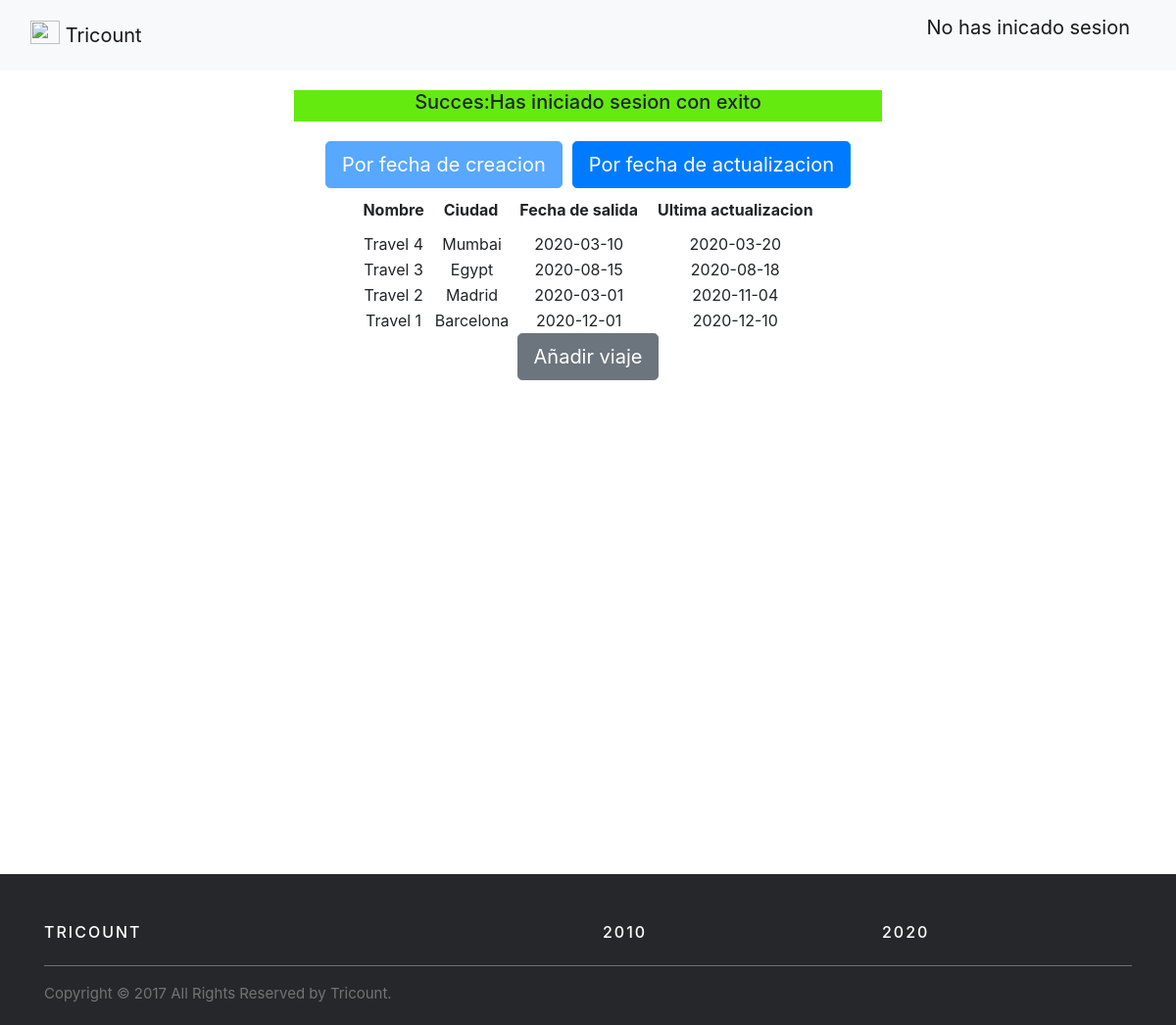
/common/home.php, run on the app's committed database.
### tables this page shows
CREATE TABLE `TRAVELS` (
`id` int(3) PRIMARY KEY AUTO_INCREMENT
, `name` varchar(30) NOT NULL
, `depart` varchar(30) NOT NULL
, `arrival` varchar(30) NOT NULL
, `depart_date` date NOT NULL
, `arrival_date` date NOT NULL
);

### common/home.php (the view, shortened to what this page needs)
<?php
    $dbconection = connectToDatabase();
?>
<!DOCTYPE html>
<html lang="en">
<head>
    <link rel="stylesheet" href="../style/home.css">
    <link rel="stylesheet" href="../style/main.css">
    <link rel="stylesheet" href="https://cdn.jsdelivr.net/npm/bootstrap@4.5.3/dist/css/bootstrap.min.css">
</head>
<body>
    <?php require("header.php");?>
    <div class="minheight">
        <div id="warningSpace" class="d-flex justify-content-center buttons text-center">
        </div>
        <div class="d-flex justify-content-center buttons">
            <button type="button" class="btn btn-primary btn-lg sortCreate" disabled="true">Por fecha de creacion</a>
            <button type="button" class="btn btn-primary btn-lg sortUpdate">Por fecha de actualizacion</a>
        </div>
        <div class="d-flex justify-content-center">
           <?php
                $creacionQuery = $dbconection->prepare('SELECT name,depart,arrival,depart_date,arrival_date FROM tricount.travels order by depart_date;');
                $creacionQuery->execute();
                $creacionQuery=$creacionQuery->fetchAll();
           ?>
        <table id=updateTable>
            <?php
                $actualizacionQuery = $dbconection->prepare('SELECT name,depart,arrival,depart_date,arrival_date FROM tricount.travels order by arrival_date;');
                $actualizacionQuery->execute();
                $actualizacionQuery=$actualizacionQuery->fetchAll();
                echo "<tr>";
                echo "  <th> Nombre  </th>";
                echo "  <th> Ciudad </th>";
                echo "  <th> Fecha de salida </th>";
                echo "  <th> Ultima actualizacion </th>";
                echo "</tr>";
                foreach ($actualizacionQuery as $viaje){
                    echo "<tr>";
                    echo "  <td> ". $viaje['name'] ."  </td>";
                    echo "  <td> ". $viaje['depart'] ."  </td>";
                    echo "  <td> ". $viaje['depart_date'] ."  </td>";
                    echo "  <td> ". $viaje['arrival_date'] ."  </td>";
                    echo "</tr>";
                }
           ?>
        </table>
        </div>
        <div class="d-flex justify-content-center">
            <a href="../src/invitations.html" type="button" class="btn btn-secondary btn-lg">Añadir viaje</a>
        </div>
    </div>
</body>
</html>

### common/header.php (shortened to what this page needs)
<!DOCTYPE html>
<html lang="en">
<head>
</head>
<header>
		<link rel="stylesheet" href="../style/home.css">
        <link rel="stylesheet" href="https://cdn.jsdelivr.net/npm/bootstrap@4.5.3/dist/css/bootstrap.min.css">
		<nav class="navbar navbar-light bg-light">
			<div class="container-fluid">
			<?php
					if(isset($_SESSION["username"])){
						echo '<a class="navbar-brand" href="home.php">
						<img src="https://upload.wikimedia.org/wikipedia/commons/3/3a/Tux_Mono.svg" alt="" width="30" height="24" class="d-inline-block align-top">
						Tricount
						</a> <p class="navbar-brand">'.$_SESSION["username"].'</p>';
					}else {
						echo '<a class="navbar-brand" href="login.php">
						<img src="https://upload.wikimedia.org/wikipedia/commons/3/3a/Tux_Mono.svg" alt="" width="30" height="24" class="d-inline-block align-top">
						Tricount
						</a> <p class="navbar-brand">No has inicado sesion</p>';
					}
				?>
		</div>
		</nav>
</header>

### style/home.css (style rules this page uses)
td { text-align: center; }
th { padding: 10px; }
.sortUpdate { margin-left: 10px; }
.buttons { margin-top: 20px; }

### style/main.css (style rules this page uses)
html , body, .minheight { height: 100%; }

### style/footer.css (style rules this page uses)
.site-footer { background-color:#26272b; padding:45px 0 20px; font-size:15px; line-height:24px; color:#737373; }
.site-footer hr { border-top-color:#bbb; opacity:0.5 }
.site-footer h6 { color:#fff; font-size:16px; text-transform:uppercase; margin-top:5px; letter-spacing:2px }
.site-footer a { color:#737373; }
.copyright-text { margin:0 }

### data on the page
travels: name "Travel 4", depart "Mumbai", depart_date "2020-03-10", arrival_date "2020-03-20"
travels: name "Travel 3", depart "Egypt", depart_date "2020-08-15", arrival_date "2020-08-18"
travels: name "Travel 2", depart "Madrid", depart_date "2020-03-01", arrival_date "2020-11-04"
travels: name "Travel 1", depart "Barcelona", depart_date "2020-12-01", arrival_date "2020-12-10"
